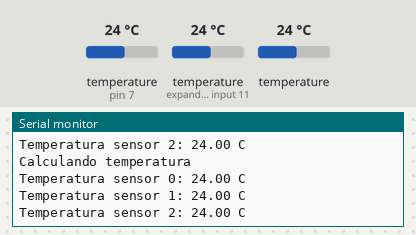
The sketch below on a simulated Arduino Uno, built with avr-gcc and run on an emulated ATmega328P. On the bench: the last lines printed to the serial monitor. The test bench sets the inputs (shaded band); at power-on: temperature (sensors on pin 7, expander input 11) 24 °C, temperature 24 °C.

Above: at 4.3 s.
4.4 s: temperature (sensor on pin 7) set to 12 °C
At 6.2 s:
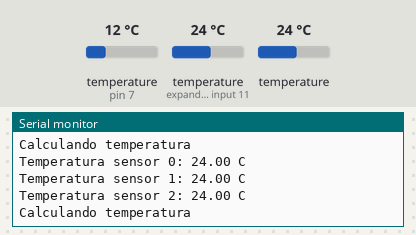
11.9 s: temperature (sensor on expander input 11) set to 12 °C
At 12.3 s:
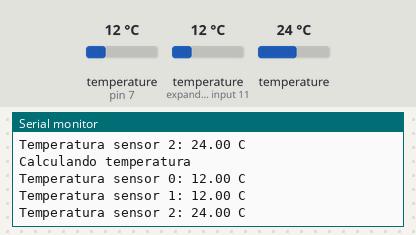
15.7 s: temperature (sensor 207) set to 12 °C
At 18.3 s:
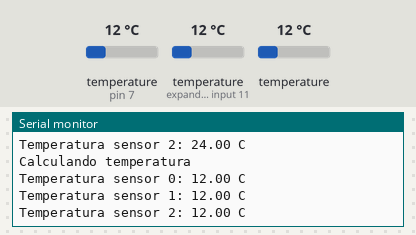
19.5 s: temperature (sensor on pin 7) set to 19 °C
At 21.3 s:
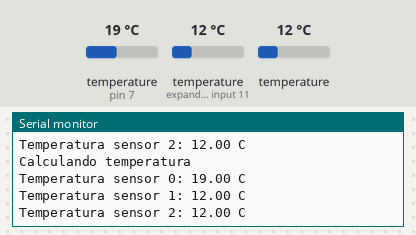
23.3 s: temperature (sensor on expander input 11) set to 19 °C
At 26.8 s:
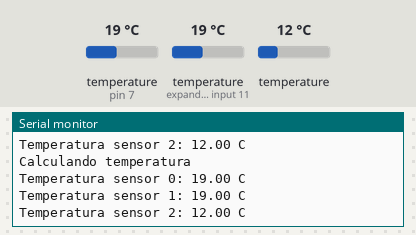
27.1 s: temperature (sensor 207) set to 19 °C
At 30.2 s:
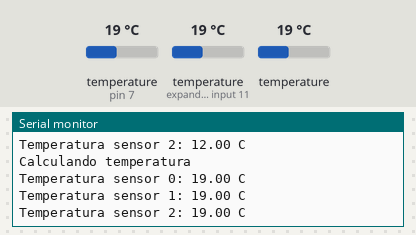
Timing chart, 0 to 31.7 s (numbered marks = the images above; inputs shaded):
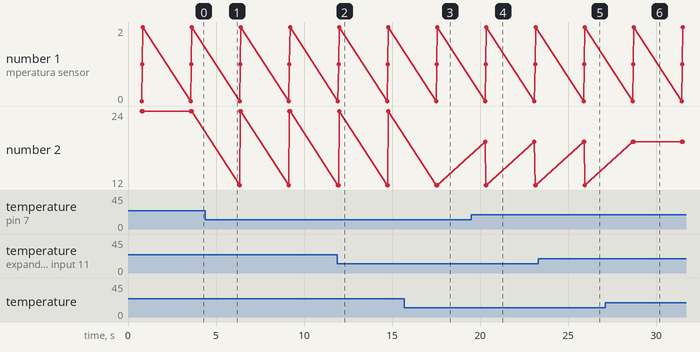

Measured:
- after the input at 11.9 s, the serial monitor: prints a new line after 0.06 s (image 2)
- after the input at 15.7 s, the serial monitor: prints a new line after 1.9 s (image 3)
- after the input at 19.5 s, the serial monitor: prints a new line after 0.80 s (image 4)
- after the input at 23.3 s, the serial monitor: prints a new line after 2.6 s (image 5)
- after the input at 27.1 s, the serial monitor: prints a new line after 1.6 s (image 6)

The sketch:

temp__hmd.ino
```cpp
#include <OneWire.h>
#include <DallasTemperature.h>

// Pin donde se conecta el bus 1-Wire
const int pinDatosDQ = 7;

// Instancia a las clases OneWire y DallasTemperature
OneWire oneWireObjeto(pinDatosDQ);
DallasTemperature sensorDS18B20(&oneWireObjeto);

void setup() {
  // Iniciamos la comunicación serie
  Serial.begin(9600);
  // Iniciamos el bus 1-Wire
  sensorDS18B20.begin();
}

void loop() {
  // Mandamos comandos para toma de temperatura a los sensores
  Serial.println("Calculando temperatura");
  sensorDS18B20.requestTemperatures();

  // Leemos y mostramos los datos de los sensores DS18B20
  Serial.print("Temperatura sensor 0: ");
  Serial.print(sensorDS18B20.getTempCByIndex(0));
  Serial.println(" C");
   Serial.print("Temperatura sensor 1: ");
  Serial.print(sensorDS18B20.getTempCByIndex(1));
  Serial.println(" C");
   Serial.print("Temperatura sensor 2: ");
  Serial.print(sensorDS18B20.getTempCByIndex(2));
  Serial.println(" C");


 delay(2000);
}
```
